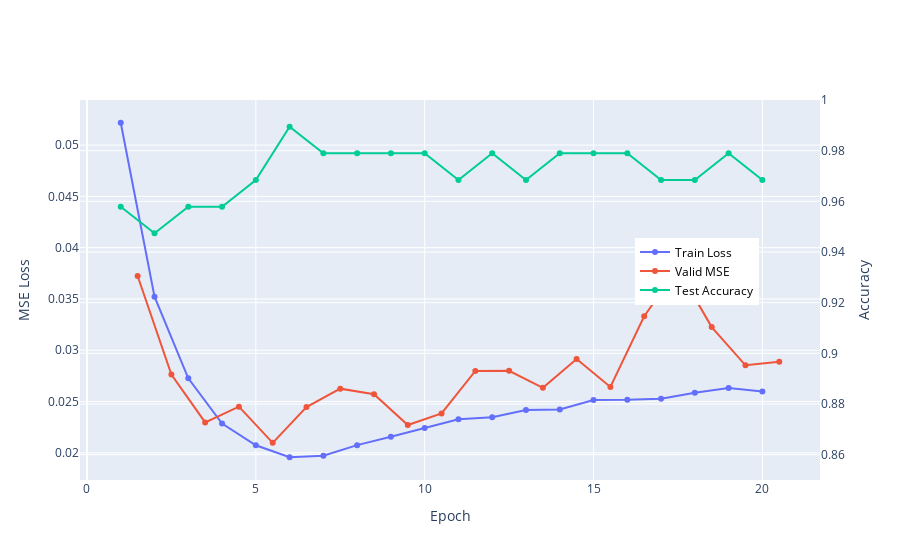

Here is the notebook cell this chart was saved with:
### Code cell
def plot_training_history(model_name = "mean_256", trained_epoches = 20):
    epoches = list(range(1, trained_epoches + 1))
    train_losses = []
    test_losses = []
    test_accs = []
    for epoch in range(1, trained_epoches+1):
        checkpoint = torch.load(MODEL_PATH / f"model_{model_name}_epoch{epoch}.pth")
        train_losses.append(checkpoint["train_mse"])
        test_losses.append(checkpoint["valid_mse"])
        test_accs.append(checkpoint["test_acc"])
    
    trace1 = go.Scatter(
        x = epoches,
        y = train_losses,
        name= "Train Loss",
        xaxis='x',
        yaxis='y1',
        mode='lines+markers'
    )
    trace2 = go.Scatter(
        x = [epoch + 0.5 for epoch in epoches],
        y = test_losses,
        name= "Valid MSE",
        xaxis='x', 
        yaxis='y1',
        mode='lines+markers'
    )
    trace3 = go.Scatter(
        x = epoches,
        y = test_accs,
        name='Test Accuracy',
        xaxis='x', 
        yaxis='y2',
        mode='lines+markers'
    )
    
    data = [trace1, trace2, trace3]
    layout = go.Layout(
        yaxis2=dict(overlaying = 'y', side = 'right', title = "Accuracy", range = [0.85, 1.0]),
        yaxis1=dict(title = "MSE Loss"),
        xaxis = dict(title = "Epoch"),
        legend=dict(x=0.75, y=0.55, font=dict(size=12, color="black"))
    )
    
    fig = go.Figure(data=data, layout=layout)
    fig.show()

plot_training_history("pair_cnn_256", 20)

### Figure 1 — Plotly figure (JSON) as saved in the notebook; plotly's stock layout.template omitted (floating-point values rounded to 4 significant figures)
{"data": [{"mode": "lines+markers", "name": "Train Loss", "type": "scatter", "x": [1, 2, 3, 4, 5, 6, 7, 8, 9, 10, 11, 12, 13, 14, 15, 16, 17, 18, 19, 20], "xaxis": "x", "y": [0.05217, 0.03522, 0.02726, 0.02286, 0.02074, 0.01957, 0.01972, 0.02075, 0.02157, 0.02243, 0.02327, 0.02348, 0.02418, 0.02423, 0.02515, 0.02517, 0.02527, 0.02585, 0.02632, 0.02599], "yaxis": "y"}, {"mode": "lines+markers", "name": "Valid MSE", "type": "scatter", "x": [1.5, 2.5, 3.5, 4.5, 5.5, 6.5, 7.5, 8.5, 9.5, 10.5, 11.5, 12.5, 13.5, 14.5, 15.5, 16.5, 17.5, 18.5, 19.5, 20.5], "xaxis": "x", "y": [0.03724, 0.02762, 0.02296, 0.0245, 0.02097, 0.02446, 0.02625, 0.02571, 0.02271, 0.02384, 0.02798, 0.02799, 0.02633, 0.02914, 0.02642, 0.03331, 0.03795, 0.03225, 0.02853, 0.02888], "yaxis": "y"}, {"mode": "lines+markers", "name": "Test Accuracy", "type": "scatter", "x": [1, 2, 3, 4, 5, 6, 7, 8, 9, 10, 11, 12, 13, 14, 15, 16, 17, 18, 19, 20], "xaxis": "x", "y": [0.9579, 0.9474, 0.9579, 0.9579, 0.9684, 0.9895, 0.9789, 0.9789, 0.9789, 0.9789, 0.9684, 0.9789, 0.9684, 0.9789, 0.9789, 0.9789, 0.9684, 0.9684, 0.9789, 0.9684], "yaxis": "y2"}], "layout": {"legend": {"font": {"color": "black", "size": 12}, "x": 0.75, "y": 0.55}, "xaxis": {"title": {"text": "Epoch"}}, "yaxis": {"title": {"text": "MSE Loss"}}, "yaxis2": {"overlaying": "y", "range": [0.85, 1], "side": "right", "title": {"text": "Accuracy"}}}}
